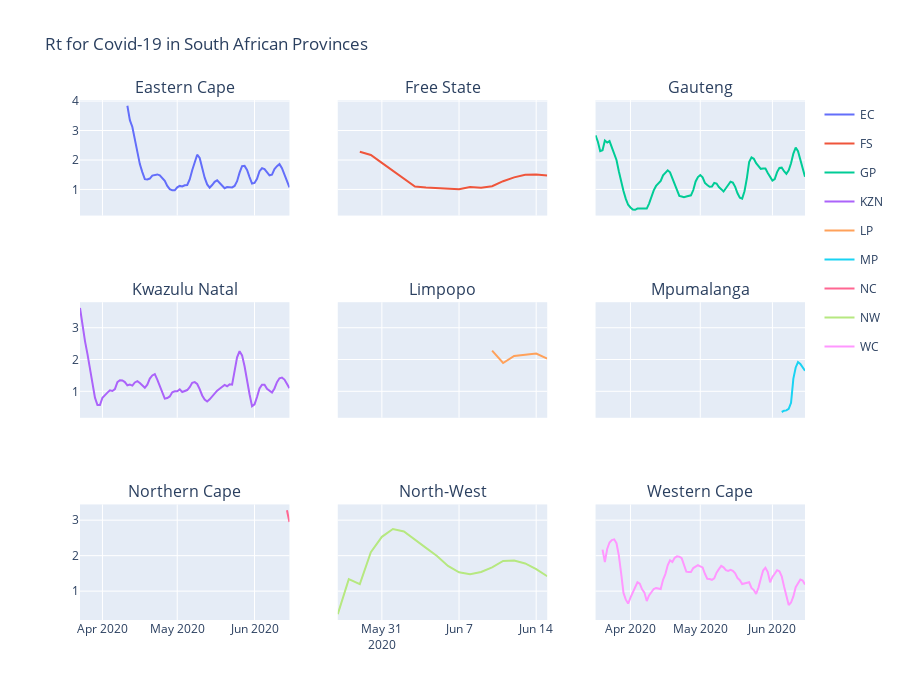

The notebook cell this image was saved under:
### Code cell
fig5.update_layout(title_text="Rt for Covid-19 in South African Provinces", height=700)
fig5.update_traces(hovertemplate=None)
fig5.update_layout(hovermode="x")
